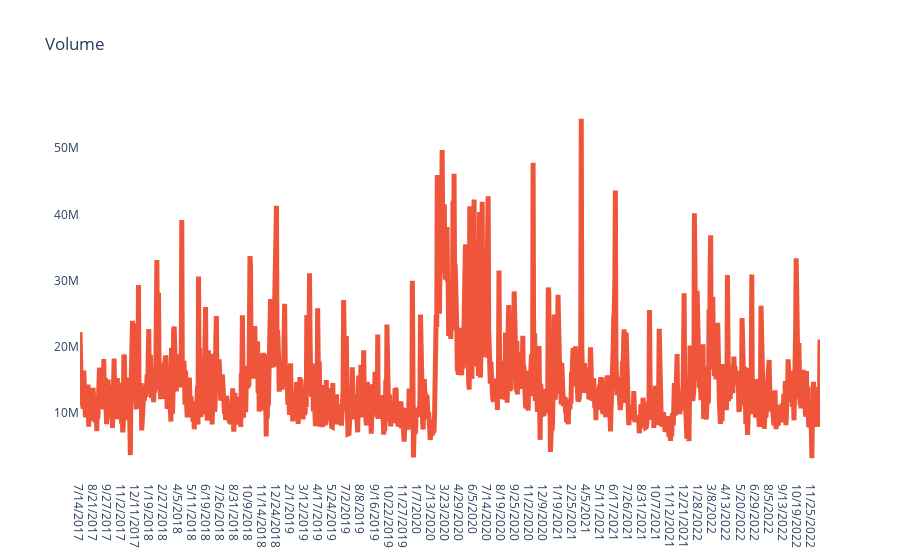

The cell this chart's notebook holds for it:
### Code cell
plot_financial_graph(JPM_df.iloc[:,[0,6]],"Volume")

### Figure 1 — Plotly figure (JSON) as saved in the notebook; plotly's stock layout.template omitted (floating-point values rounded to 4 significant figures; data arrays with more than 128 entries replaced by an {"elided": "..."} marker saying what was removed)
{"data": [{"hovertemplate": "<extra></extra>", "legendgroup": "", "line": {"color": "#636efa", "dash": "solid", "width": 5}, "marker": {"symbol": "circle"}, "mode": "lines", "name": "", "orientation": "v", "showlegend": false, "type": "scatter", "xaxis": "x", "yaxis": "y"}, {"line": {"width": 5}, "name": "Volume", "type": "scatter", "x": {"elided": "1368 str values"}, "y": {"elided": "1368 int values"}}], "layout": {"legend": {"tracegroupgap": 0}, "plot_bgcolor": "white", "title": {"text": "Volume"}, "xaxis": {"anchor": "y", "domain": [0, 1]}, "yaxis": {"anchor": "x", "domain": [0, 1]}}}
